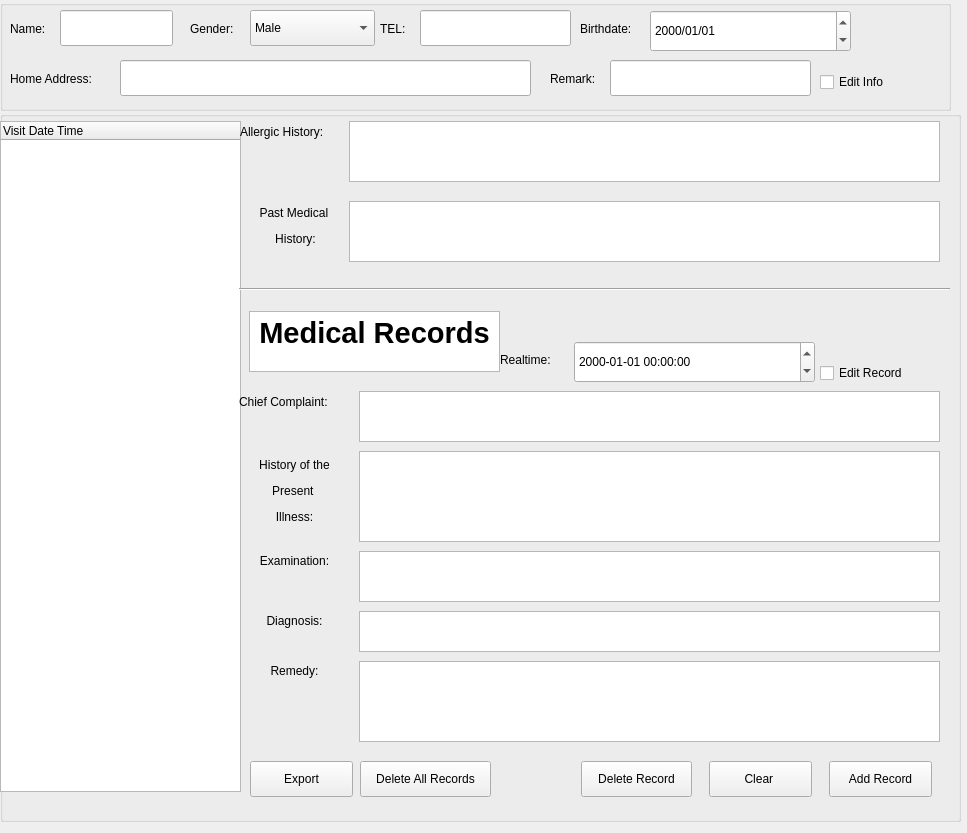
<?xml version="1.0" encoding="UTF-8"?>
<ui version="4.0">
 <class>PatientInfoWIndow</class>
 <widget class="QWidget" name="PatientInfoWIndow">
  <property name="geometry">
   <rect>
    <x>0</x>
    <y>0</y>
    <width>967</width>
    <height>833</height>
   </rect>
  </property>
  <property name="windowTitle">
   <string>PatientInfoWindow</string>
  </property>
  <widget class="QGroupBox" name="up_groupBox">
   <property name="geometry">
    <rect>
     <x>0</x>
     <y>0</y>
     <width>951</width>
     <height>111</height>
    </rect>
   </property>
   <property name="title">
    <string/>
   </property>
   <widget class="QLabel" name="name_label">
    <property name="geometry">
     <rect>
      <x>10</x>
      <y>20</y>
      <width>66</width>
      <height>18</height>
     </rect>
    </property>
    <property name="text">
     <string>Name:</string>
    </property>
   </widget>
   <widget class="QLineEdit" name="name_lineEdit">
    <property name="geometry">
     <rect>
      <x>60</x>
      <y>10</y>
      <width>113</width>
      <height>36</height>
     </rect>
    </property>
   </widget>
   <widget class="QLabel" name="gender_label">
    <property name="geometry">
     <rect>
      <x>190</x>
      <y>20</y>
      <width>66</width>
      <height>18</height>
     </rect>
    </property>
    <property name="text">
     <string>Gender:</string>
    </property>
   </widget>
   <widget class="QLineEdit" name="tel_lineEdit">
    <property name="geometry">
     <rect>
      <x>420</x>
      <y>10</y>
      <width>151</width>
      <height>36</height>
     </rect>
    </property>
    <property name="text">
     <string/>
    </property>
   </widget>
   <widget class="QComboBox" name="gender_comboBox">
    <property name="geometry">
     <rect>
      <x>250</x>
      <y>10</y>
      <width>125</width>
      <height>36</height>
     </rect>
    </property>
    <item>
     <property name="text">
      <string>Male</string>
     </property>
    </item>
    <item>
     <property name="text">
      <string>Female</string>
     </property>
    </item>
   </widget>
   <widget class="QLabel" name="tel_label">
    <property name="geometry">
     <rect>
      <x>380</x>
      <y>20</y>
      <width>66</width>
      <height>18</height>
     </rect>
    </property>
    <property name="text">
     <string>TEL:</string>
    </property>
   </widget>
   <widget class="QLineEdit" name="remark_lineEdit">
    <property name="geometry">
     <rect>
      <x>610</x>
      <y>60</y>
      <width>201</width>
      <height>36</height>
     </rect>
    </property>
   </widget>
   <widget class="QLabel" name="remark_label">
    <property name="geometry">
     <rect>
      <x>550</x>
      <y>70</y>
      <width>66</width>
      <height>18</height>
     </rect>
    </property>
    <property name="text">
     <string>Remark:</string>
    </property>
   </widget>
   <widget class="QLineEdit" name="address_lineEdit">
    <property name="geometry">
     <rect>
      <x>120</x>
      <y>60</y>
      <width>411</width>
      <height>36</height>
     </rect>
    </property>
   </widget>
   <widget class="QLabel" name="address_label">
    <property name="geometry">
     <rect>
      <x>10</x>
      <y>70</y>
      <width>111</width>
      <height>18</height>
     </rect>
    </property>
    <property name="text">
     <string>Home Address:</string>
    </property>
   </widget>
   <widget class="QCheckBox" name="edit_mode_checkBox">
    <property name="geometry">
     <rect>
      <x>820</x>
      <y>70</y>
      <width>97</width>
      <height>24</height>
     </rect>
    </property>
    <property name="text">
     <string>Edit Info</string>
    </property>
   </widget>
   <widget class="QDateEdit" name="birthdate_dateEdit">
    <property name="geometry">
     <rect>
      <x>650</x>
      <y>10</y>
      <width>201</width>
      <height>42</height>
     </rect>
    </property>
    <property name="displayFormat">
     <string>yyyy/MM/dd</string>
    </property>
   </widget>
   <widget class="QLabel" name="birthdate_label">
    <property name="geometry">
     <rect>
      <x>580</x>
      <y>20</y>
      <width>66</width>
      <height>18</height>
     </rect>
    </property>
    <property name="text">
     <string>&lt;html&gt;&lt;head/&gt;&lt;body&gt;&lt;p&gt;Birthdate:&lt;/p&gt;&lt;/body&gt;&lt;/html&gt;</string>
    </property>
   </widget>
  </widget>
  <widget class="QGroupBox" name="down_groupBox">
   <property name="geometry">
    <rect>
     <x>0</x>
     <y>111</y>
     <width>961</width>
     <height>711</height>
    </rect>
   </property>
   <property name="title">
    <string/>
   </property>
   <widget class="QTreeWidget" name="treeWidget">
    <property name="geometry">
     <rect>
      <x>0</x>
      <y>10</y>
      <width>241</width>
      <height>671</height>
     </rect>
    </property>
    <column>
     <property name="text">
      <string notr="true">Visit Date Time</string>
     </property>
    </column>
   </widget>
   <widget class="QLabel" name="allergic_history_label">
    <property name="geometry">
     <rect>
      <x>240</x>
      <y>10</y>
      <width>111</width>
      <height>21</height>
     </rect>
    </property>
    <property name="text">
     <string>Allergic History:</string>
    </property>
   </widget>
   <widget class="QTextEdit" name="allergic_history_textEdit">
    <property name="geometry">
     <rect>
      <x>349</x>
      <y>10</y>
      <width>591</width>
      <height>61</height>
     </rect>
    </property>
   </widget>
   <widget class="QLabel" name="past_medical_history_label">
    <property name="geometry">
     <rect>
      <x>240</x>
      <y>90</y>
      <width>111</width>
      <height>51</height>
     </rect>
    </property>
    <property name="text">
     <string>&lt;html&gt;&lt;head/&gt;&lt;body&gt;&lt;p align=&quot;center&quot;&gt;Past Medical &lt;/p&gt;&lt;p align=&quot;center&quot;&gt;History:&lt;/p&gt;&lt;/body&gt;&lt;/html&gt;</string>
    </property>
   </widget>
   <widget class="QTextEdit" name="past_medical_history_textEdit">
    <property name="geometry">
     <rect>
      <x>349</x>
      <y>90</y>
      <width>591</width>
      <height>61</height>
     </rect>
    </property>
   </widget>
   <widget class="QPushButton" name="new_pushButton">
    <property name="geometry">
     <rect>
      <x>709</x>
      <y>650</y>
      <width>103</width>
      <height>36</height>
     </rect>
    </property>
    <property name="text">
     <string>Clear </string>
    </property>
   </widget>
   <widget class="QPushButton" name="delete_record_pushButton">
    <property name="geometry">
     <rect>
      <x>581</x>
      <y>650</y>
      <width>111</width>
      <height>36</height>
     </rect>
    </property>
    <property name="text">
     <string>Delete Record</string>
    </property>
   </widget>
   <widget class="QPushButton" name="add_record_pushButton">
    <property name="geometry">
     <rect>
      <x>829</x>
      <y>650</y>
      <width>103</width>
      <height>36</height>
     </rect>
    </property>
    <property name="text">
     <string>Add Record</string>
    </property>
   </widget>
   <widget class="QLabel" name="chief_complaint_label">
    <property name="geometry">
     <rect>
      <x>239</x>
      <y>280</y>
      <width>111</width>
      <height>21</height>
     </rect>
    </property>
    <property name="text">
     <string>Chief Complaint:</string>
    </property>
   </widget>
   <widget class="QTextEdit" name="diagnosis_textEdit">
    <property name="geometry">
     <rect>
      <x>359</x>
      <y>500</y>
      <width>581</width>
      <height>41</height>
     </rect>
    </property>
    <property name="styleSheet">
     <string notr="true"/>
    </property>
   </widget>
   <widget class="QTextEdit" name="history_of_the_present_illness_textEdit">
    <property name="geometry">
     <rect>
      <x>359</x>
      <y>340</y>
      <width>581</width>
      <height>91</height>
     </rect>
    </property>
    <property name="styleSheet">
     <string notr="true"/>
    </property>
   </widget>
   <widget class="QLabel" name="diagnosis_label">
    <property name="geometry">
     <rect>
      <x>239</x>
      <y>500</y>
      <width>111</width>
      <height>21</height>
     </rect>
    </property>
    <property name="text">
     <string>&lt;html&gt;&lt;head/&gt;&lt;body&gt;&lt;p align=&quot;center&quot;&gt;Diagnosis:&lt;/p&gt;&lt;/body&gt;&lt;/html&gt;</string>
    </property>
   </widget>
   <widget class="QLabel" name="history_of_the_present_illness_label">
    <property name="geometry">
     <rect>
      <x>239</x>
      <y>340</y>
      <width>111</width>
      <height>81</height>
     </rect>
    </property>
    <property name="text">
     <string>&lt;html&gt;&lt;head/&gt;&lt;body&gt;&lt;p align=&quot;center&quot;&gt;History of the&lt;/p&gt;&lt;p align=&quot;center&quot;&gt; Present &lt;/p&gt;&lt;p align=&quot;center&quot;&gt;Illness:&lt;/p&gt;&lt;/body&gt;&lt;/html&gt;</string>
    </property>
   </widget>
   <widget class="QTextEdit" name="examinination_textEdit">
    <property name="geometry">
     <rect>
      <x>359</x>
      <y>440</y>
      <width>581</width>
      <height>51</height>
     </rect>
    </property>
    <property name="styleSheet">
     <string notr="true"/>
    </property>
   </widget>
   <widget class="QTextEdit" name="chief_complaint_textEdit">
    <property name="geometry">
     <rect>
      <x>359</x>
      <y>280</y>
      <width>581</width>
      <height>51</height>
     </rect>
    </property>
    <property name="styleSheet">
     <string notr="true"/>
    </property>
   </widget>
   <widget class="QTextEdit" name="remedy_textEdit">
    <property name="geometry">
     <rect>
      <x>359</x>
      <y>550</y>
      <width>581</width>
      <height>81</height>
     </rect>
    </property>
    <property name="styleSheet">
     <string notr="true"/>
    </property>
   </widget>
   <widget class="QLabel" name="examinination_label">
    <property name="geometry">
     <rect>
      <x>239</x>
      <y>440</y>
      <width>111</width>
      <height>21</height>
     </rect>
    </property>
    <property name="text">
     <string>&lt;html&gt;&lt;head/&gt;&lt;body&gt;&lt;p align=&quot;center&quot;&gt;Examination:&lt;/p&gt;&lt;/body&gt;&lt;/html&gt;</string>
    </property>
   </widget>
   <widget class="QLabel" name="remedy_label">
    <property name="geometry">
     <rect>
      <x>239</x>
      <y>550</y>
      <width>111</width>
      <height>21</height>
     </rect>
    </property>
    <property name="text">
     <string>&lt;html&gt;&lt;head/&gt;&lt;body&gt;&lt;p align=&quot;center&quot;&gt;Remedy:&lt;/p&gt;&lt;/body&gt;&lt;/html&gt;</string>
    </property>
   </widget>
   <widget class="QTextBrowser" name="textBrowser">
    <property name="geometry">
     <rect>
      <x>249</x>
      <y>200</y>
      <width>251</width>
      <height>61</height>
     </rect>
    </property>
    <property name="styleSheet">
     <string notr="true">font: 700 11pt &quot;Liberation Serif&quot;;</string>
    </property>
    <property name="html">
     <string>&lt;!DOCTYPE HTML PUBLIC &quot;-//W3C//DTD HTML 4.0//EN&quot; &quot;http://www.w3.org/TR/REC-html40/strict.dtd&quot;&gt;
&lt;html&gt;&lt;head&gt;&lt;meta name=&quot;qrichtext&quot; content=&quot;1&quot; /&gt;&lt;meta charset=&quot;utf-8&quot; /&gt;&lt;style type=&quot;text/css&quot;&gt;
p, li { white-space: pre-wrap; }
hr { height: 1px; border-width: 0; }
li.unchecked::marker { content: &quot;\2610&quot;; }
li.checked::marker { content: &quot;\2612&quot;; }
&lt;/style&gt;&lt;/head&gt;&lt;body style=&quot; font-family:'Liberation Serif'; font-size:11pt; font-weight:700; font-style:normal;&quot;&gt;
&lt;p align=&quot;center&quot; style=&quot; margin-top:0px; margin-bottom:0px; margin-left:0px; margin-right:0px; -qt-block-indent:0; text-indent:0px;&quot;&gt;&lt;span style=&quot; font-family:'Cantarell'; font-size:22pt;&quot;&gt;Medical Records&lt;/span&gt;&lt;/p&gt;&lt;/body&gt;&lt;/html&gt;</string>
    </property>
   </widget>
   <widget class="Line" name="line">
    <property name="geometry">
     <rect>
      <x>239</x>
      <y>170</y>
      <width>711</width>
      <height>16</height>
     </rect>
    </property>
    <property name="orientation">
     <enum>Qt::Horizontal</enum>
    </property>
   </widget>
   <widget class="QDateTimeEdit" name="realtime_dateTimeEdit">
    <property name="geometry">
     <rect>
      <x>574</x>
      <y>230</y>
      <width>241</width>
      <height>42</height>
     </rect>
    </property>
    <property name="locale">
     <locale language="Chinese" country="China"/>
    </property>
    <property name="displayFormat">
     <string>yyyy-MM-dd HH:mm:ss</string>
    </property>
   </widget>
   <widget class="QLabel" name="realtime_label">
    <property name="geometry">
     <rect>
      <x>500</x>
      <y>240</y>
      <width>66</width>
      <height>18</height>
     </rect>
    </property>
    <property name="text">
     <string>Realtime:</string>
    </property>
   </widget>
   <widget class="QCheckBox" name="edit_record_checkBox">
    <property name="geometry">
     <rect>
      <x>820</x>
      <y>250</y>
      <width>111</width>
      <height>24</height>
     </rect>
    </property>
    <property name="text">
     <string>Edit Record</string>
    </property>
   </widget>
   <widget class="QPushButton" name="delete_all_records_pushButton">
    <property name="geometry">
     <rect>
      <x>360</x>
      <y>650</y>
      <width>131</width>
      <height>36</height>
     </rect>
    </property>
    <property name="text">
     <string>Delete All Records</string>
    </property>
   </widget>
   <widget class="QPushButton" name="export_button">
    <property name="geometry">
     <rect>
      <x>250</x>
      <y>650</y>
      <width>103</width>
      <height>36</height>
     </rect>
    </property>
    <property name="text">
     <string>Export</string>
    </property>
   </widget>
  </widget>
 </widget>
 <resources/>
 <connections/>
</ui>
